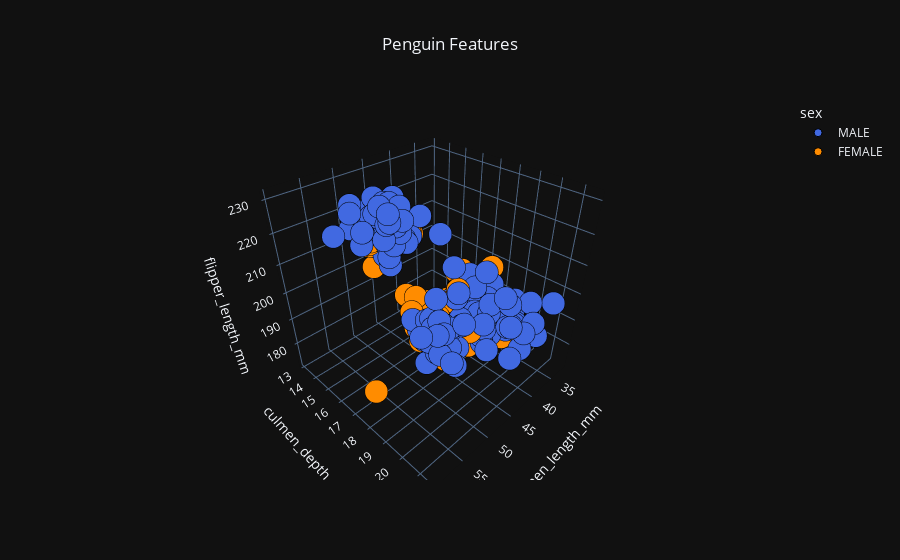

The cell this chart's notebook holds for it:
### Code cell
penguins3D = px.scatter_3d(
    data_frame=dataframe,
    x='culmen_length_mm',
    y='culmen_depth_mm',
    z='flipper_length_mm',
    title='Penguin Features',
    color='sex',
    color_discrete_map={
        'MALE':'royalblue',
        'FEMALE':'darkorange',
    },
)

penguins3D.update_traces(
    marker=dict(
        line=dict(
            color='#000000',
            width=1,
        )
    ),
)

penguins3D.update_layout(
    title_x=0.5,
)

penguins3D.show()

### Figure 1 — Plotly figure (JSON) as saved in the notebook; plotly's stock layout.template omitted (floating-point values rounded to 4 significant figures; data arrays with more than 128 entries replaced by an {"elided": "..."} marker saying what was removed)
{"data": [{"hovertemplate": "sex=MALE<br>culmen_length_mm=%{x}<br>culmen_depth_mm=%{y}<br>flipper_length_mm=%{z}<extra></extra>", "legendgroup": "MALE", "marker": {"color": "royalblue", "symbol": "circle", "line": {"color": "#000000", "width": 1}}, "mode": "markers", "name": "MALE", "scene": "scene", "showlegend": true, "x": {"elided": "168 float values"}, "y": {"elided": "168 float values"}, "z": {"elided": "168 float values"}, "type": "scatter3d"}, {"hovertemplate": "sex=FEMALE<br>culmen_length_mm=%{x}<br>culmen_depth_mm=%{y}<br>flipper_length_mm=%{z}<extra></extra>", "legendgroup": "FEMALE", "marker": {"color": "darkorange", "symbol": "circle", "line": {"color": "#000000", "width": 1}}, "mode": "markers", "name": "FEMALE", "scene": "scene", "showlegend": true, "x": {"elided": "165 float values"}, "y": {"elided": "165 float values"}, "z": {"elided": "165 float values"}, "type": "scatter3d"}], "layout": {"scene": {"domain": {"x": [0.0, 1.0], "y": [0.0, 1.0]}, "xaxis": {"title": {"text": "culmen_length_mm"}}, "yaxis": {"title": {"text": "culmen_depth_mm"}}, "zaxis": {"title": {"text": "flipper_length_mm"}}}, "legend": {"title": {"text": "sex"}, "tracegroupgap": 0}, "title": {"text": "Penguin Features", "x": 0.5}}}
